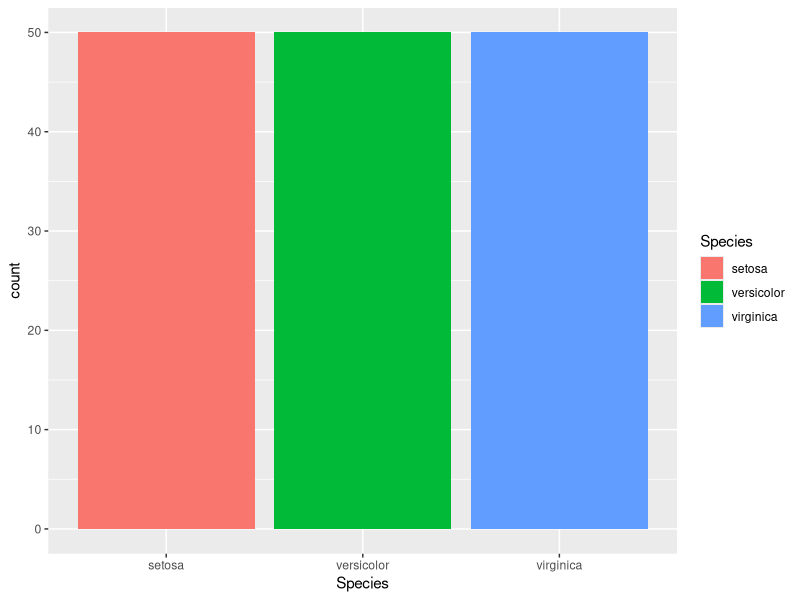
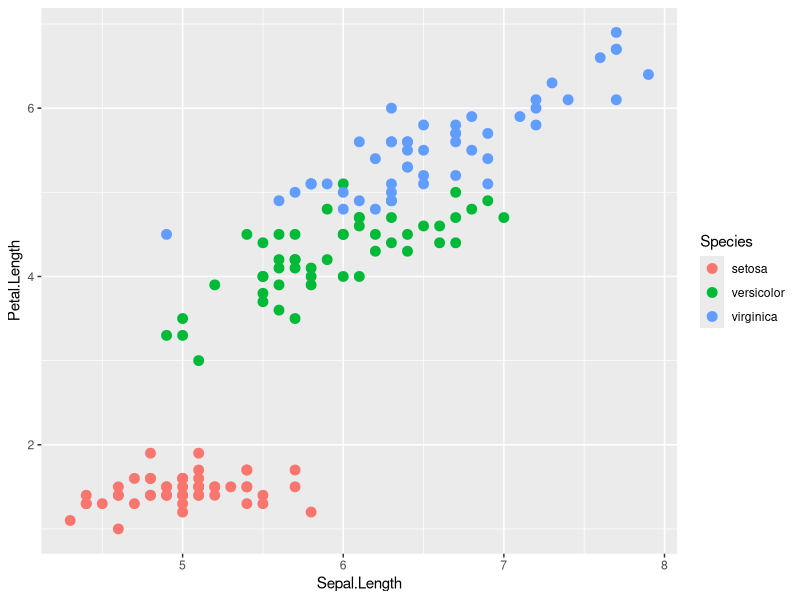
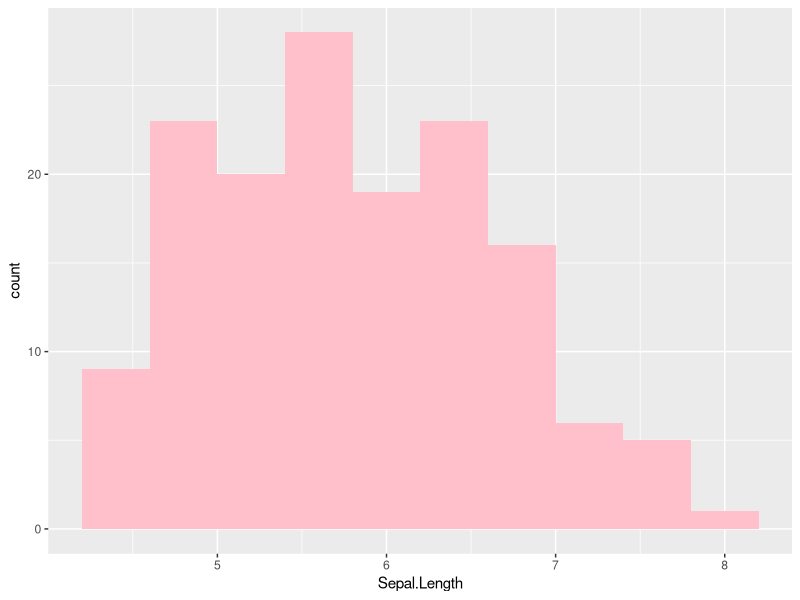
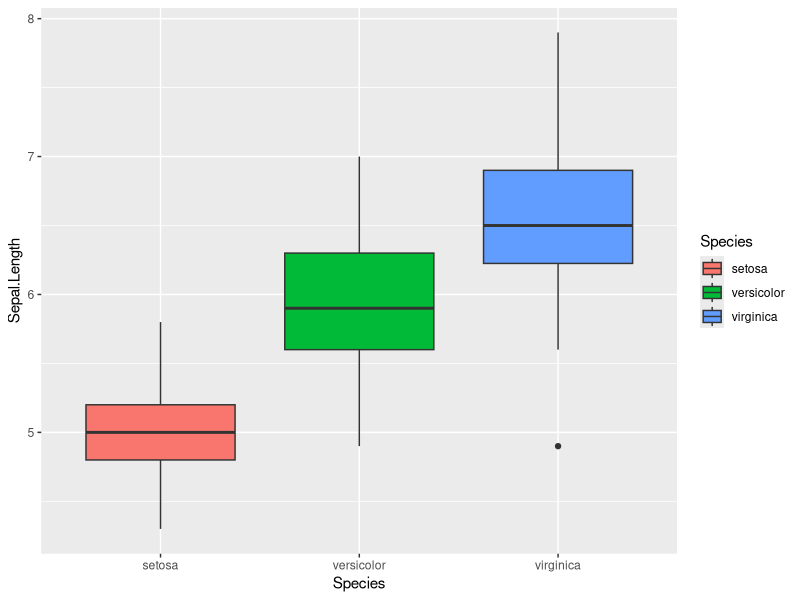
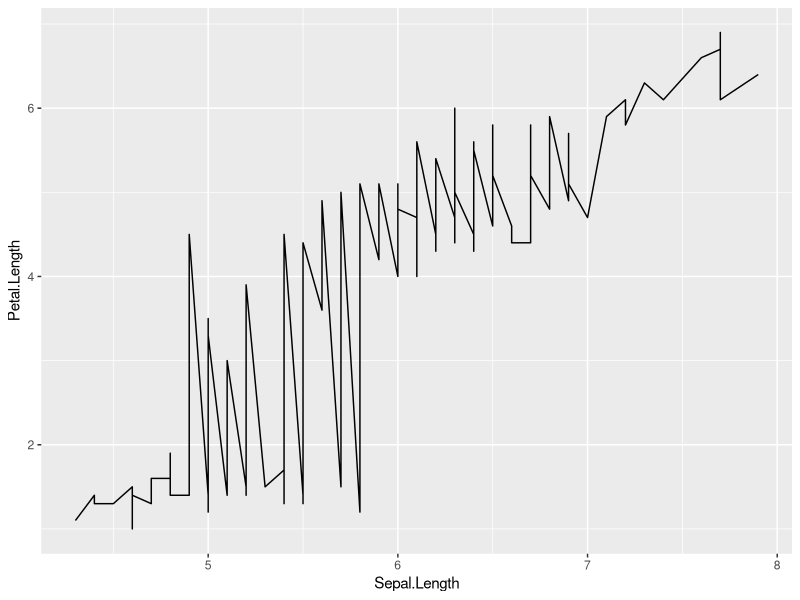
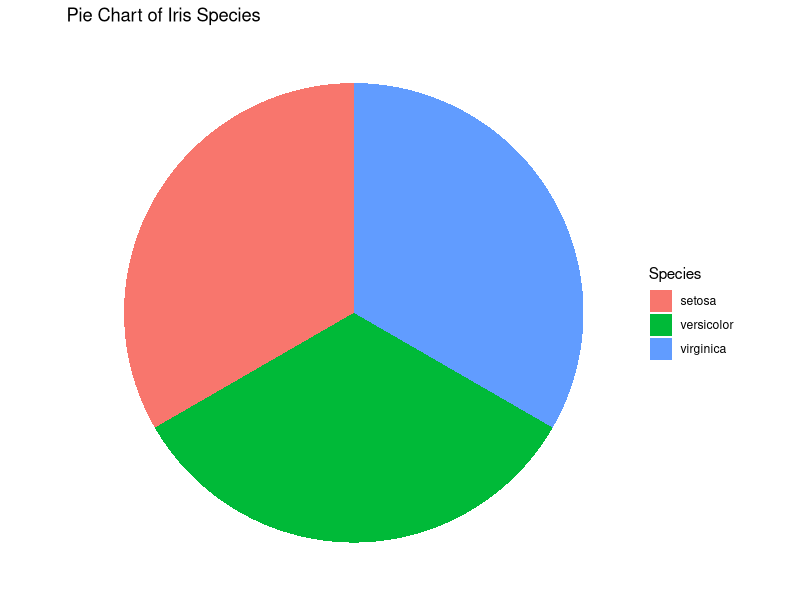
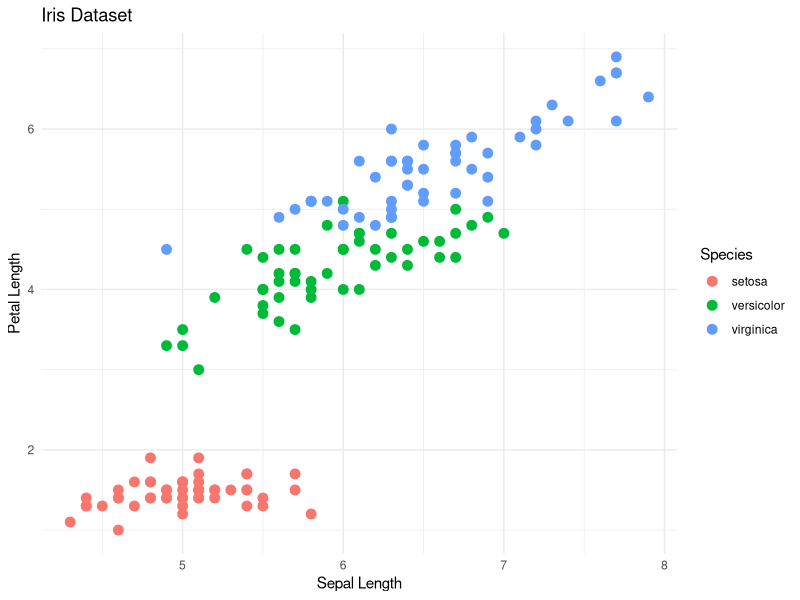
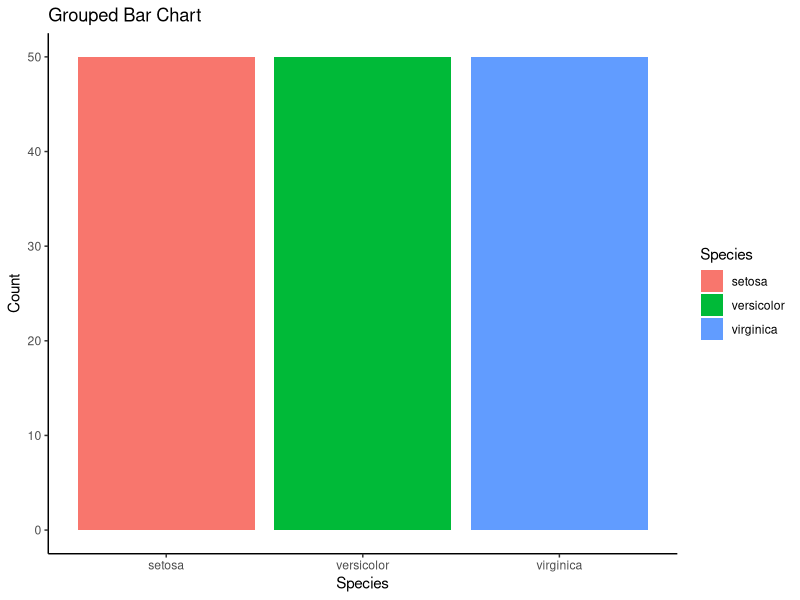

R code for these plots, in order:
# Experiment- 08
# Bar Chart 
library(ggplot2) 
ggplot(iris, aes(x=Species, fill=Species)) + geom_bar() 
# Scatter Plot 
ggplot(iris, aes(Sepal.Length, Petal.Length, color=Species)) + geom_point(size=3) 
# Histogram 
ggplot(iris, aes(Sepal.Length)) + geom_histogram( bins=10, fill="pink") 
# Box Plot 
ggplot(iris, aes(x=Species, y=Sepal.Length, fill=Species)) + geom_boxplot() 
# Line Chart 
ggplot(iris, aes(x=Sepal.Length, y=Petal.Length)) + geom_line() 

# (8.1)Create Pie Chart using ggplot2
library(ggplot2)
ggplot(iris, aes(x="", fill=Species)) +
  geom_bar(width=1) +
  coord_polar("y") +
  labs(title="Pie Chart of Iris Species") +
  theme_void()

# (8.2)Add Custom Themes
library(ggplot2)
ggplot(iris, aes(x=Sepal.Length, y=Petal.Length,
                 color=Species)) +
  geom_point(size=3) +
  labs(title="Iris Dataset",
       x="Sepal Length",
       y="Petal Length") +
  theme_minimal()

# (8.3)Create Grouped Bar Chart
library(ggplot2)
ggplot(iris, aes(x=Species, fill=Species)) +
  geom_bar(position="dodge") +
  labs(title="Grouped Bar Chart",
       x="Species",
       y="Count") +
  theme_classic()

# (8.4)Create Density Plot
library(ggplot2)
ggplot(iris, aes(x=Sepal.Length, fill=Species)) +
  geom_density(alpha=0.5) +
  labs(title="Density Plot of Sepal Length",
       x="Sepal Length",
       y="Density") +
  theme_minimal()

# (8.5)Create Violin Plot
library(ggplot2)
ggplot(iris, aes(x=Species, y=Sepal.Length,
                 fill=Species)) +
  geom_violin() +
  labs(title="Violin Plot of Sepal Length",
       x="Species",
       y="Sepal Length") +
  theme_minimal()
